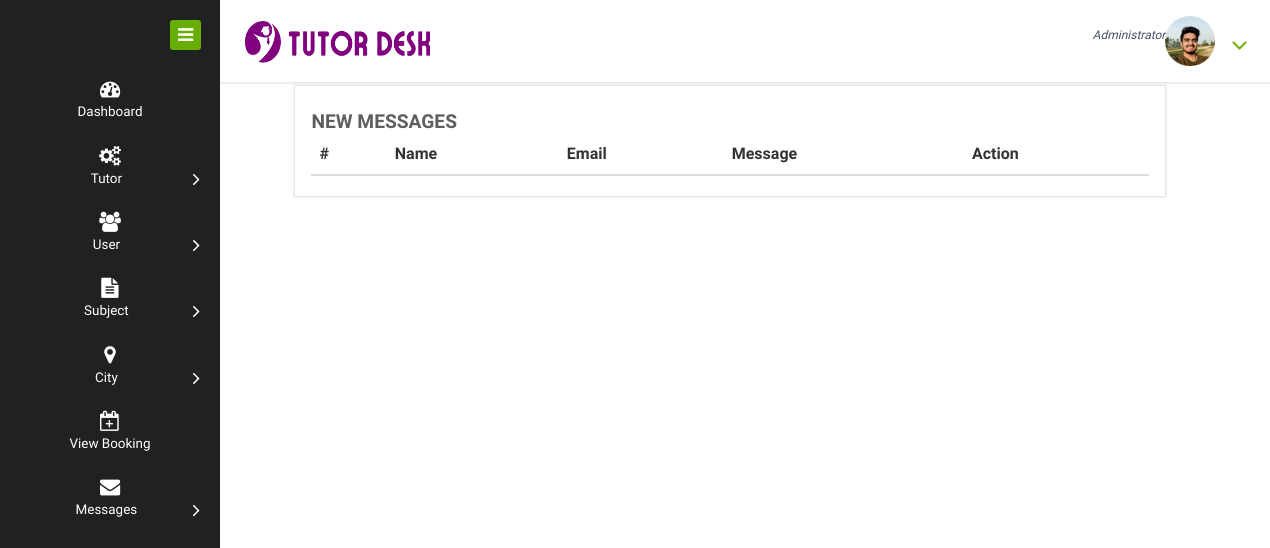
The page /new_message on the database as committed earlier.
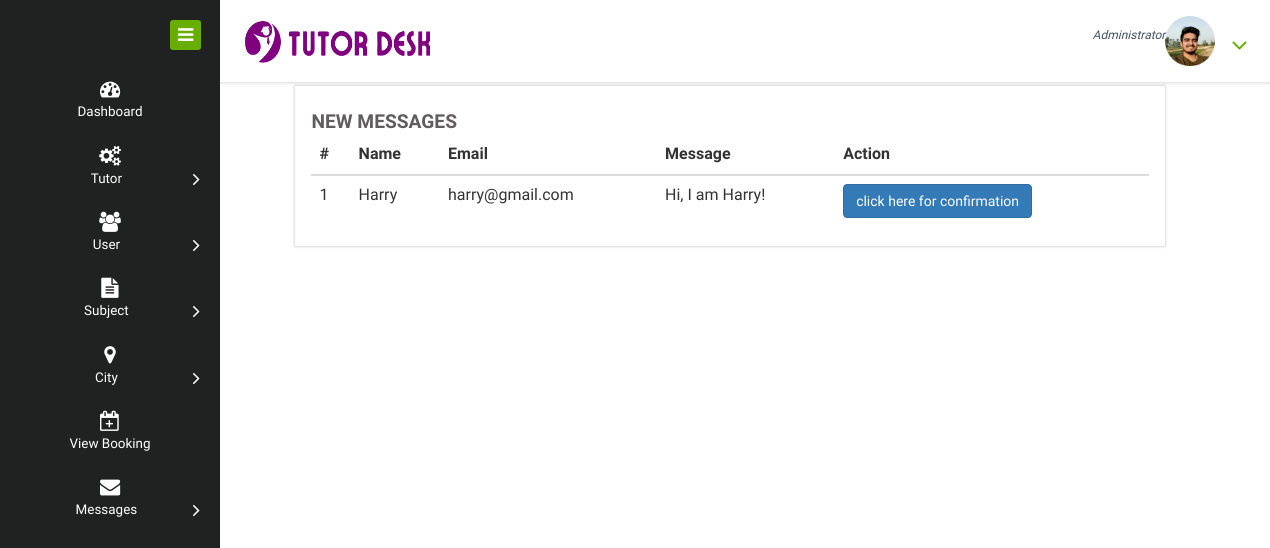
The same page on the database as committed later.
### home_service/models.py (models this page shows, shortened)
class Contact(models.Model):
    status = models.ForeignKey(Status,on_delete=models.CASCADE,null=True)
    name = models.CharField(max_length=100, null=True)
    message1 = models.CharField(max_length=200, null=True)
    email = models.EmailField(null=True)

### home_service/views.py (the view)
# urls.py: path('new_message',new_message,name="new_message"),
def new_message(request):
    dic = notification()
    sta = Status.objects.get(status='unread')
    pro1 = Contact.objects.filter(status=sta)
    d = {'ser':pro1,'new': dic['new'], 'count': dic['count']}
    return render(request,'new_message.html',d)

### home_service/views.py (called while the page is built)
def notification():
    status = Status.objects.get(status='pending')
    new = Service_Man.objects.filter(status=status)
    count=0
    for i in new:
        count+=1
    d = {'count':count,'new':new}
    return d

### home_service/templates/new_message.html
{% extends 'admin_navigation.html' %}
{% load static %}{% block body %}
<div>
  <div class="col-md-1"></div>
  <div class="col-md-10 chit-chat-layer1-left">
    <div class="work-progres" style="margin-bottom: 30px;">
      <div class="chit-chat-heading">
        New Messages
      </div>
      <div class="table-responsive">
        <table class="table table-hover">
          <thead>
            <tr>
              <th>#</th>
              <th>Name</th>
              <th>Email</th>
              <th>Message</th>
              <th>Action</th>
            </tr>
          </thead>
          <tbody>
            {% for i in ser %}
            <tr>
              <td>{{forloop.counter}}</td>
              <td>{{i.name}}</td>
              <td>{{i.email}}</td>
              <td>{{i.message1}}</td>
              <td><a href="{% url 'confirm_message' i.id %}"><button class="btn btn-primary">click here for
                    confirmation</button></a></td>
            </tr>
            {% endfor %}
          </tbody>
        </table>
      </div>
    </div>
  </div>
  <div class="col-md-1"></div>
</div>
{% endblock %}

Rows that differ between the two databases and show on the page:
added Contact: name "Harry", email "harry@gmail.com", message1 "Hi, I am Harry!"
